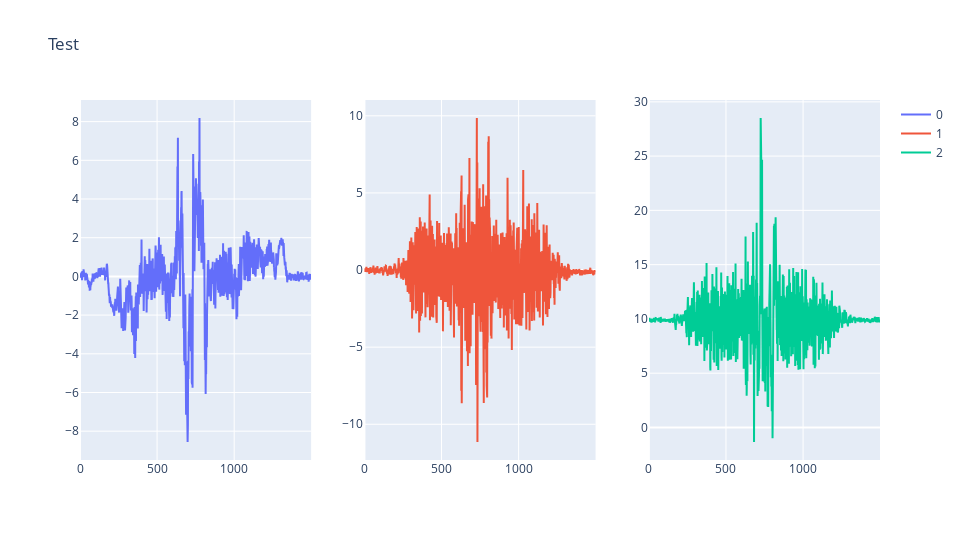

Source (notebook cell):
### Code cell
random_data = acc[:,7500:9000]
df_1 = pd.DataFrame(random_data.transpose())
df_1
tripleGraph(df_1)

### Figure 1 — Plotly figure (JSON) as saved in the notebook; plotly's stock layout.template omitted (floating-point values rounded to 4 significant figures; data arrays with more than 128 entries replaced by an {"elided": "..."} marker saying what was removed)
{"data": [{"name": "0", "type": "scatter", "x": {"elided": "1500 int values"}, "xaxis": "x", "y": {"elided": "1500 float values"}, "yaxis": "y"}, {"name": "1", "type": "scatter", "x": {"elided": "1500 int values"}, "xaxis": "x2", "y": {"elided": "1500 float values"}, "yaxis": "y2"}, {"name": "2", "type": "scatter", "x": {"elided": "1500 int values"}, "xaxis": "x3", "y": {"elided": "1500 float values"}, "yaxis": "y3"}], "layout": {"height": 540, "title": {"text": "Test"}, "width": 960, "xaxis": {"anchor": "y", "domain": [0, 0.2889]}, "xaxis2": {"anchor": "y2", "domain": [0.3556, 0.6444]}, "xaxis3": {"anchor": "y3", "domain": [0.7111, 1]}, "yaxis": {"anchor": "x", "domain": [0, 1]}, "yaxis2": {"anchor": "x2", "domain": [0, 1]}, "yaxis3": {"anchor": "x3", "domain": [0, 1]}}}
